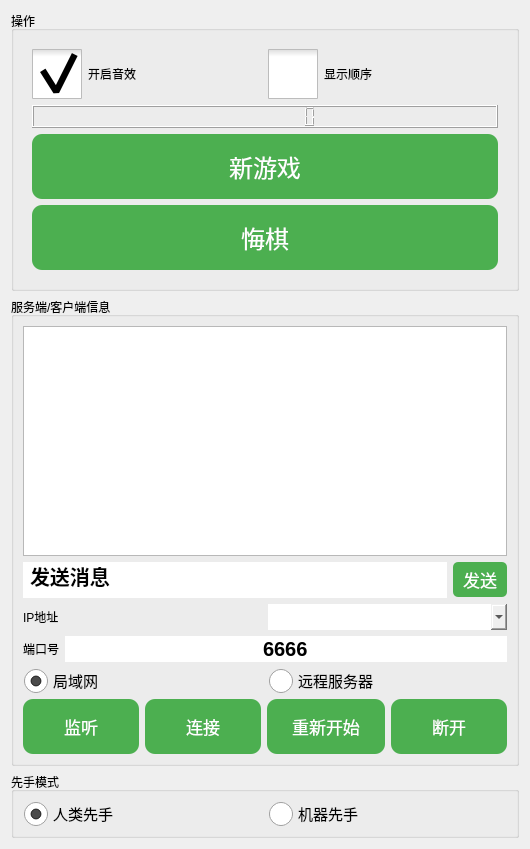
<?xml version="1.0" encoding="UTF-8"?>
<ui version="4.0">
 <class>Form</class>
 <widget class="QWidget" name="Form">
  <property name="geometry">
   <rect>
    <x>0</x>
    <y>0</y>
    <width>530</width>
    <height>849</height>
   </rect>
  </property>
  <property name="windowTitle">
   <string>Form</string>
  </property>
  <property name="styleSheet">
   <string notr="true"/>
  </property>
  <layout class="QVBoxLayout" name="verticalLayout_2">
   <item>
    <layout class="QHBoxLayout" name="horizontalLayout_3">
     <item>
      <widget class="QGroupBox" name="groupBox_2">
       <property name="styleSheet">
        <string notr="true"/>
       </property>
       <property name="title">
        <string>操作</string>
       </property>
       <property name="flat">
        <bool>false</bool>
       </property>
       <layout class="QHBoxLayout" name="horizontalLayout_5">
        <item>
         <layout class="QVBoxLayout" name="verticalLayout_7">
          <item>
           <widget class="QWidget" name="horizontalWidget_2" native="true">
            <property name="styleSheet">
             <string notr="true"/>
            </property>
            <layout class="QVBoxLayout" name="verticalLayout_8">
             <item>
              <layout class="QHBoxLayout" name="horizontalLayout_12">
               <item>
                <widget class="QCheckBox" name="cbSound">
                 <property name="styleSheet">
                  <string notr="true">
QCheckBox::indicator { 
    width: 50px;
    height: 50px;
}

QCheckBox::indicator::unchecked {   
    image: url(:/my/res/checkbox_unchecked.png);
}

QCheckBox::indicator::checked { 
    image: url(:/my/res/checkbox_checked.png);
}</string>
                 </property>
                 <property name="text">
                  <string>开启音效</string>
                 </property>
                 <property name="checked">
                  <bool>true</bool>
                 </property>
                </widget>
               </item>
               <item>
                <widget class="QCheckBox" name="cbShowOrderNum">
                 <property name="styleSheet">
                  <string notr="true">
QCheckBox::indicator { 
    width: 50px;
    height: 50px;
}

QCheckBox::indicator::unchecked {   
    image: url(:/my/res/checkbox_unchecked.png);
}

QCheckBox::indicator::checked { 
    image: url(:/my/res/checkbox_checked.png);
}</string>
                 </property>
                 <property name="text">
                  <string>显示顺序</string>
                 </property>
                </widget>
               </item>
              </layout>
             </item>
             <item>
              <widget class="QLCDNumber" name="lcdNumber">
               <property name="styleSheet">
                <string notr="true">color: rgb(255, 240, 70);</string>
               </property>
               <property name="smallDecimalPoint">
                <bool>false</bool>
               </property>
               <property name="digitCount">
                <number>10</number>
               </property>
               <property name="value" stdset="0">
                <double>0.000000000000000</double>
               </property>
               <property name="intValue" stdset="0">
                <number>0</number>
               </property>
              </widget>
             </item>
             <item>
              <widget class="QPushButton" name="btnNewGame">
               <property name="styleSheet">
                <string notr="true">    QPushButton {
      padding: 15px 25px;
      font-size: 24px;
      text-align: center;
      text-decoration: none;
      outline: none;
      color: #fff;
      background-color: #4CAF50;
      border: none;
      border-radius: 10px;
    }

QPushButton:hover {
      background-color: #3e8e41
}

QPushButton:disabled{
	background-color: rgb(34, 80, 36);
}
QPushButton:pressed{
	background-color: rgb(45, 104, 47);
}
</string>
               </property>
               <property name="text">
                <string>新游戏</string>
               </property>
              </widget>
             </item>
             <item>
              <widget class="QPushButton" name="btnRegretChess">
               <property name="styleSheet">
                <string notr="true">    QPushButton {
      padding: 15px 25px;
      font-size: 24px;
      text-align: center;
      text-decoration: none;
      outline: none;
      color: #fff;
      background-color: #4CAF50;
      border: none;
      border-radius: 10px;
    }

QPushButton:hover {
      background-color: #3e8e41
}

QPushButton:disabled{
	background-color: rgb(34, 80, 36);
}
QPushButton:pressed{
	background-color: rgb(45, 104, 47);
}</string>
               </property>
               <property name="text">
                <string>悔棋</string>
               </property>
              </widget>
             </item>
            </layout>
           </widget>
          </item>
         </layout>
        </item>
       </layout>
      </widget>
     </item>
    </layout>
   </item>
   <item>
    <layout class="QVBoxLayout" name="verticalLayout">
     <item>
      <widget class="QGroupBox" name="groupBox">
       <property name="styleSheet">
        <string notr="true"/>
       </property>
       <property name="title">
        <string>服务端/客户端信息</string>
       </property>
       <layout class="QVBoxLayout" name="verticalLayout_5">
        <item>
         <widget class="QTextEdit" name="txtMsg">
          <property name="enabled">
           <bool>true</bool>
          </property>
          <property name="styleSheet">
           <string notr="true">
font-size: 20px;
font-weight:bold;</string>
          </property>
          <property name="readOnly">
           <bool>true</bool>
          </property>
          <property name="html">
           <string>&lt;!DOCTYPE HTML PUBLIC &quot;-//W3C//DTD HTML 4.0//EN&quot; &quot;http://www.w3.org/TR/REC-html40/strict.dtd&quot;&gt;
&lt;html&gt;&lt;head&gt;&lt;meta name=&quot;qrichtext&quot; content=&quot;1&quot; /&gt;&lt;style type=&quot;text/css&quot;&gt;
p, li { white-space: pre-wrap; }
&lt;/style&gt;&lt;/head&gt;&lt;body style=&quot; font-family:'Titillium Web'; font-size:20px; font-weight:600; font-style:normal;&quot;&gt;
&lt;p style=&quot;-qt-paragraph-type:empty; margin-top:0px; margin-bottom:0px; margin-left:0px; margin-right:0px; -qt-block-indent:0; text-indent:0px;&quot;&gt;&lt;br /&gt;&lt;/p&gt;&lt;/body&gt;&lt;/html&gt;</string>
          </property>
         </widget>
        </item>
        <item>
         <layout class="QHBoxLayout" name="horizontalLayout_4">
          <item>
           <widget class="QLineEdit" name="txtSendMsg">
            <property name="styleSheet">
             <string notr="true">border: 5px bold   rgb(74, 255, 116);
font-size: 20px;
font-weight:bold;
padding: 5px 5px;</string>
            </property>
            <property name="text">
             <string>发送消息</string>
            </property>
            <property name="maxLength">
             <number>30</number>
            </property>
            <property name="cursorPosition">
             <number>4</number>
            </property>
           </widget>
          </item>
          <item>
           <widget class="QPushButton" name="btnSendMsg">
            <property name="styleSheet">
             <string notr="true">    QPushButton {
      padding: 5px 10px;
      font-size: 17px;
      text-align: center;
      text-decoration: none;
      outline: none;
      color: #fff;
      background-color: #4CAF50;
      border: none;
      border-radius: 5px;
    }

QPushButton:hover {
      background-color: #3e8e41
}

QPushButton:disabled{
	background-color: rgb(34, 80, 36);
}
QPushButton:pressed{
	background-color: rgb(45, 104, 47);
}</string>
            </property>
            <property name="text">
             <string>发送</string>
            </property>
           </widget>
          </item>
         </layout>
        </item>
        <item>
         <layout class="QVBoxLayout" name="verticalLayout_4">
          <item>
           <layout class="QHBoxLayout" name="horizontalLayout">
            <item>
             <widget class="QLabel" name="label">
              <property name="text">
               <string>IP地址</string>
              </property>
             </widget>
            </item>
            <item>
             <widget class="QComboBox" name="txtIP">
              <property name="styleSheet">
               <string notr="true">border: 5px bold   rgb(74, 255, 116);
font-size: 20px;
font-weight:bold;</string>
              </property>
              <property name="editable">
               <bool>true</bool>
              </property>
              <property name="currentText">
               <string>127.0.0.1</string>
              </property>
              <property name="currentIndex">
               <number>-1</number>
              </property>
              <property name="maxCount">
               <number>20</number>
              </property>
             </widget>
            </item>
           </layout>
          </item>
          <item>
           <layout class="QHBoxLayout" name="horizontalLayout_2">
            <item>
             <widget class="QLabel" name="label_2">
              <property name="text">
               <string>端口号</string>
              </property>
             </widget>
            </item>
            <item>
             <widget class="QLineEdit" name="txtPort">
              <property name="toolTip">
               <string>端口号</string>
              </property>
              <property name="styleSheet">
               <string notr="true">
border: 5px bold   rgb(74, 255, 116);
font-size: 20px;
font-weight:bold;</string>
              </property>
              <property name="text">
               <string>6666</string>
              </property>
              <property name="frame">
               <bool>true</bool>
              </property>
              <property name="alignment">
               <set>Qt::AlignCenter</set>
              </property>
              <property name="cursorMoveStyle">
               <enum>Qt::LogicalMoveStyle</enum>
              </property>
             </widget>
            </item>
           </layout>
          </item>
         </layout>
        </item>
        <item>
         <layout class="QHBoxLayout" name="horizontalLayout_9">
          <item>
           <widget class="QRadioButton" name="radioLAN">
            <property name="styleSheet">
             <string notr="true">
QRadioButton::indicator { 
    width: 25px;
    height: 25px;
}

QRadioButton::indicator::unchecked {
    image: url(:/my/res/radio_unchecked.png);
}

QRadioButton::indicator::checked { 
    image: url(:/my/res/radio_checked.png);
}

QRadioButton ,QCheckBox{
    spacing: 5px;
    font-size: 15px;
}
</string>
            </property>
            <property name="text">
             <string>局域网</string>
            </property>
            <property name="checked">
             <bool>true</bool>
            </property>
           </widget>
          </item>
          <item>
           <widget class="QRadioButton" name="radioWAN">
            <property name="styleSheet">
             <string notr="true">
QRadioButton::indicator { 
    width: 25px;
    height: 25px;
}

QRadioButton::indicator::unchecked {
    image: url(:/my/res/radio_unchecked.png);
}

QRadioButton::indicator::checked { 
    image: url(:/my/res/radio_checked.png);
}

QRadioButton ,QCheckBox{
    spacing: 5px;
    font-size: 15px;
}
</string>
            </property>
            <property name="text">
             <string>远程服务器</string>
            </property>
           </widget>
          </item>
         </layout>
        </item>
        <item>
         <layout class="QHBoxLayout" name="horizontalLayout_6">
          <item>
           <widget class="QPushButton" name="btnServerListen">
            <property name="enabled">
             <bool>true</bool>
            </property>
            <property name="styleSheet">
             <string notr="true">    QPushButton {
      padding: 15px 25px;
      font-size: 17px;
      text-align: center;
      text-decoration: none;
      outline: none;
      color: #fff;
      background-color: #4CAF50;
      border: none;
      border-radius: 10px;
    }

QPushButton:hover {
      background-color: #3e8e41
}

QPushButton:disabled{
	background-color: rgb(34, 80, 36);
}
QPushButton:pressed{
	background-color: rgb(45, 104, 47);
}</string>
            </property>
            <property name="text">
             <string>监听</string>
            </property>
           </widget>
          </item>
          <item>
           <widget class="QPushButton" name="btnClientConn">
            <property name="styleSheet">
             <string notr="true">    QPushButton {
      padding: 15px 25px;
      font-size: 17px;
      text-align: center;
      text-decoration: none;
      outline: none;
      color: #fff;
      background-color: #4CAF50;
      border: none;
      border-radius: 10px;
    }

QPushButton:hover {
      background-color: #3e8e41
}

QPushButton:disabled{
	background-color: rgb(34, 80, 36);
}
QPushButton:pressed{
	background-color: rgb(45, 104, 47);
}</string>
            </property>
            <property name="text">
             <string>连接</string>
            </property>
           </widget>
          </item>
          <item>
           <widget class="QPushButton" name="btnRestartGame">
            <property name="styleSheet">
             <string notr="true">    QPushButton {
      padding: 15px 25px;
      font-size: 17px;
      text-align: center;
      text-decoration: none;
      outline: none;
      color: #fff;
      background-color: #4CAF50;
      border: none;
      border-radius: 10px;
    }

QPushButton:hover {
      background-color: #3e8e41
}

QPushButton:disabled{
	background-color: rgb(34, 80, 36);
}
QPushButton:pressed{
	background-color: rgb(45, 104, 47);
}</string>
            </property>
            <property name="text">
             <string>重新开始</string>
            </property>
           </widget>
          </item>
          <item>
           <widget class="QPushButton" name="btnQuitConn">
            <property name="styleSheet">
             <string notr="true">    QPushButton {
      padding: 15px 25px;
      font-size: 17px;
      text-align: center;
      text-decoration: none;
      outline: none;
      color: #fff;
      background-color: #4CAF50;
      border: none;
      border-radius: 10px;
    }

QPushButton:hover {
      background-color: #3e8e41
}

QPushButton:disabled{
	background-color: rgb(34, 80, 36);
}
QPushButton:pressed{
	background-color: rgb(45, 104, 47);
}</string>
            </property>
            <property name="text">
             <string>断开</string>
            </property>
           </widget>
          </item>
         </layout>
        </item>
       </layout>
      </widget>
     </item>
    </layout>
   </item>
   <item>
    <layout class="QVBoxLayout" name="verticalLayout_3">
     <item>
      <widget class="QGroupBox" name="groupBox_3">
       <property name="styleSheet">
        <string notr="true"/>
       </property>
       <property name="title">
        <string>先手模式</string>
       </property>
       <layout class="QHBoxLayout" name="horizontalLayout_8">
        <item>
         <layout class="QHBoxLayout" name="horizontalLayout_7">
          <item>
           <widget class="QRadioButton" name="personFirst">
            <property name="styleSheet">
             <string notr="true">
QRadioButton::indicator { 
    width: 25px;
    height: 25px;
}

QRadioButton::indicator::unchecked {
    image: url(:/my/res/radio_unchecked.png);
}

QRadioButton::indicator::checked { 
    image: url(:/my/res/radio_checked.png);
}

QRadioButton ,QCheckBox{
    spacing: 5px;
    font-size: 15px;
}
</string>
            </property>
            <property name="text">
             <string>人类先手</string>
            </property>
            <property name="checked">
             <bool>true</bool>
            </property>
           </widget>
          </item>
          <item>
           <widget class="QRadioButton" name="robotFirst">
            <property name="styleSheet">
             <string notr="true">
QRadioButton::indicator { 
    width: 25px;
    height: 25px;
}

QRadioButton::indicator::unchecked {
    image: url(:/my/res/radio_unchecked.png);
}

QRadioButton::indicator::checked { 
    image: url(:/my/res/radio_checked.png);
}

QRadioButton ,QCheckBox{
    spacing: 5px;
    font-size: 15px;
}
</string>
            </property>
            <property name="text">
             <string>机器先手</string>
            </property>
           </widget>
          </item>
         </layout>
        </item>
       </layout>
      </widget>
     </item>
    </layout>
   </item>
  </layout>
 </widget>
 <resources/>
 <connections>
  <connection>
   <sender>txtSendMsg</sender>
   <signal>returnPressed()</signal>
   <receiver>btnSendMsg</receiver>
   <slot>click()</slot>
   <hints>
    <hint type="sourcelabel">
     <x>234</x>
     <y>554</y>
    </hint>
    <hint type="destinationlabel">
     <x>475</x>
     <y>554</y>
    </hint>
   </hints>
  </connection>
  <connection>
   <sender>txtSendMsg</sender>
   <signal>returnPressed()</signal>
   <receiver>txtSendMsg</receiver>
   <slot>clear()</slot>
   <hints>
    <hint type="sourcelabel">
     <x>234</x>
     <y>554</y>
    </hint>
    <hint type="destinationlabel">
     <x>234</x>
     <y>554</y>
    </hint>
   </hints>
  </connection>
 </connections>
</ui>
